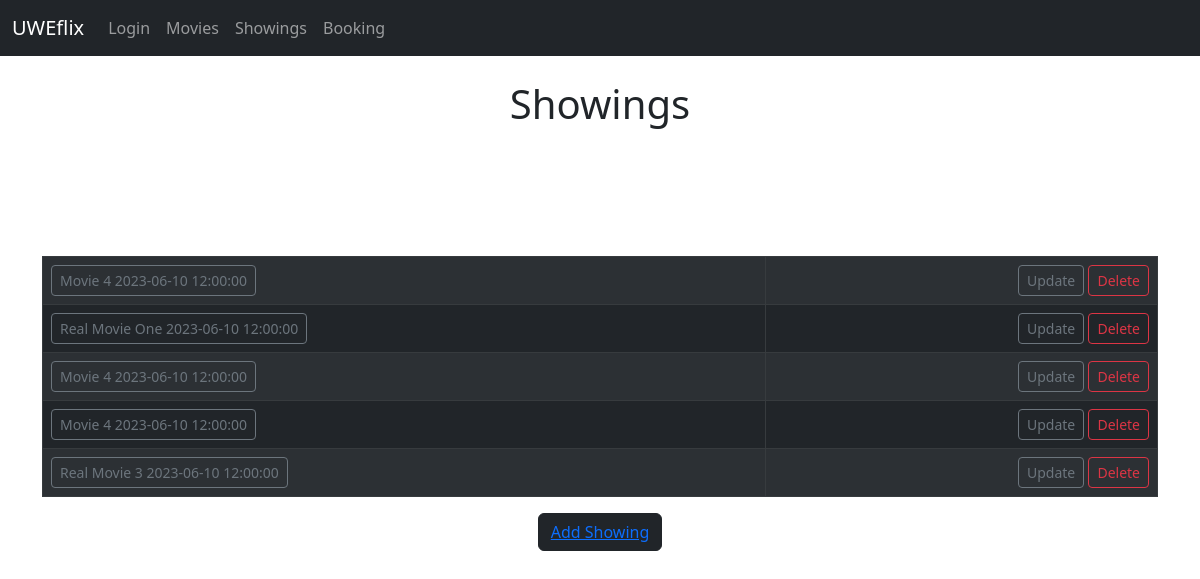
Screenshot of /showing with the database file from the repository.
### UWEflix_Website/models.py (models this page shows)
class Showing(models.Model):
    movie = models.ForeignKey(Movie, blank=True, null=True, on_delete=models.CASCADE)
    date_showing = models.DateField('Movie Showing Date')
    time_showing = models.TimeField('Movie Showing Time')
    seats = models.IntegerField()
    def __str__(self):
        return str(self.movie) + ' ' + str(self.date_showing) + ' ' + str(self.time_showing)

class Movie(models.Model):
    movie_name = models.CharField(max_length = 200)
    description = models.CharField(max_length = 500)
    rating= models.CharField(max_length = 3)
    def __str__(self):
        return self.movie_name

### UWEflix_Website/views.py (the view)
# urls.py: path('showing', views.showing, name='showing'),
def showing(request):
    showing_list = Showing.objects.all()
    return render(request, 'showing.html', {'showing_list': showing_list})

### UWEflix_Website/templates/showing.html (shortened to what this page needs)
{% extends 'base.html' %}
{% block content %}
<center>
 <h1>Showings</h1>
<table class="table table-dark table-striped table-hover table-bordered">
    {% for movie in showing_list %}
        <tr>
            <td>
                <a href ="{% url 'show-showing' movie.id %}" class="btn btn-outline-secondary btn-sm"> {{ movie }} </a>
                <td align="right">
                    <a href="{% url 'update-showing' movie.id %}" class="btn btn-outline-secondary btn-sm"> Update</a>
                    <a href="{% url 'delete-showing' movie.id %}" class="btn btn-outline-danger btn-sm"> Delete</a>
                </td>
            </td>
        </tr>
    {% endfor %}
</table>
<button type="button" class="btn btn-dark"><a href = "{% url 'add-showing' %}"> Add Showing </a></button>
{% endblock %}

### UWEflix_Website/templates/base.html (shortened to what this page needs)
<!doctype html>
<html lang="en">
  <head>
    <link href="https://cdn.jsdelivr.net/npm/bootstrap@5.2.3/dist/css/bootstrap.min.css" rel="stylesheet">
  </head>
  <body>
    {% include 'navbar.html' %}
    <div class="container">
        {% block content%}
        {% endblock %}
    </div>
  </body>
</html>

### UWEflix_Website/templates/navbar.html (shortened to what this page needs)
<nav class="navbar navbar-expand-lg navbar-dark bg-dark">
    <div class="container-fluid">
      <a class="navbar-brand" href="{% url 'home' %}">UWEflix</a>
      <div class="collapse navbar-collapse" id="navbarSupportedContent">
        <ul class="navbar-nav me-auto mb-2 mb-lg-0">
        {% if user.is_authenticated %}
        <li class="nav-item">
            <a class="nav-link" href="{% url 'logout' %}">Logout</a>
          </li>
        {% else %}
          <li class="nav-item">
            <a class="nav-link" href="{% url 'login' %}">Login</a>
          </li>
        {% endif %}
        <li class="nav-item">
          <a class="nav-link" href="{% url 'movie' %}">Movies</a>
        </li>
        <li class="nav-item">
          <a class="nav-link" href="{% url 'showing' %}">Showings</a>
        </li>
        <li class="nav-item">
          <a class="nav-link" href="{% url 'booking-list' %}">Booking</a>
        </li>
        </ul>
      </div>
    </div>
  </nav>

### rows the page displays
Showing: movie+date_showing+time_showing "Movie 4 2023-06-10 12:00:00"
Showing: movie+date_showing+time_showing "Real Movie One 2023-06-10 12:00:00"
Showing: movie+date_showing+time_showing "Movie 4 2023-06-10 12:00:00"
Showing: movie+date_showing+time_showing "Movie 4 2023-06-10 12:00:00"
Showing: movie+date_showing+time_showing "Real Movie 3 2023-06-10 12:00:00"
